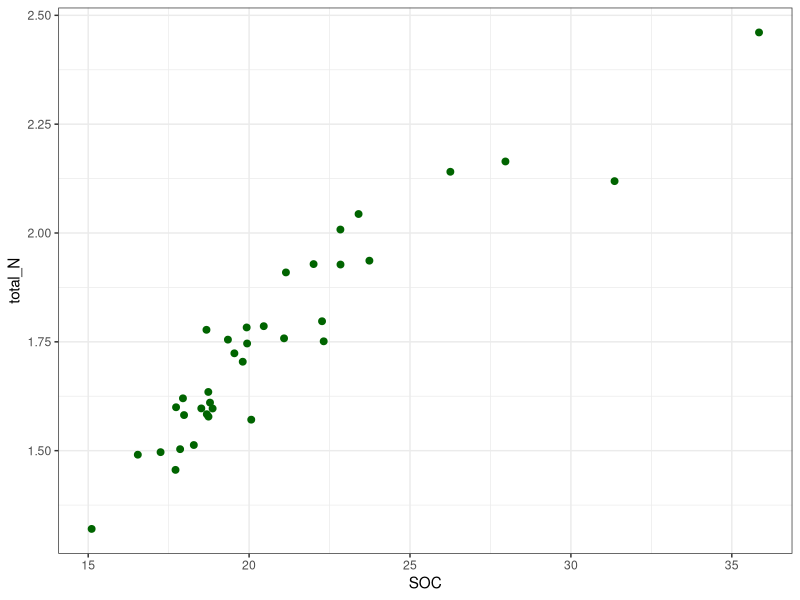
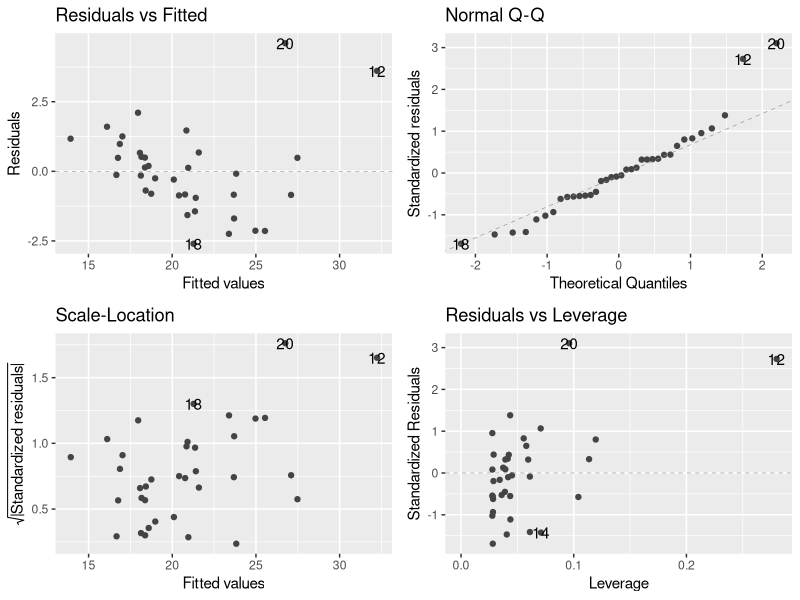
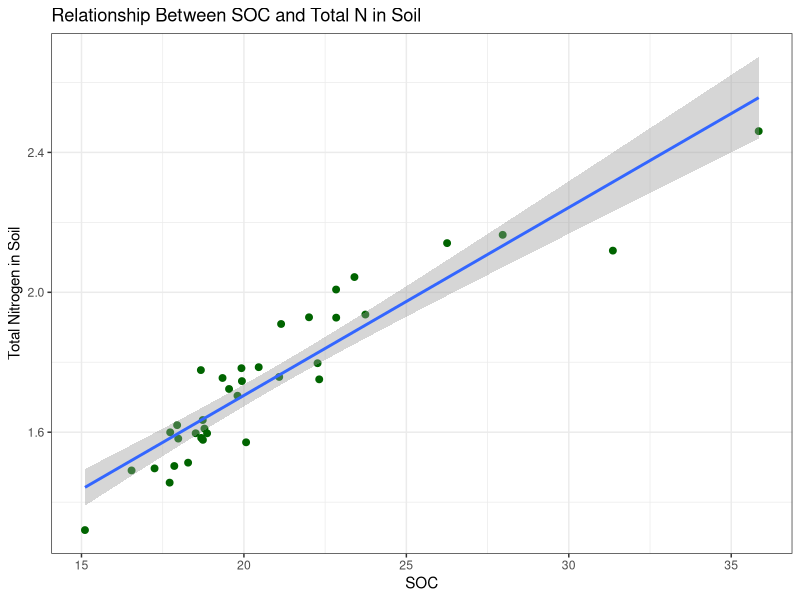

Here is the R script that generated these plots, in order:
## ---- chunk 1
# set up R and clear R's brain
rm(list=ls())
library(tidyverse)
library(multcomp)
library(dplyr)
library(ggfortify)
library(here)
## ---- chunk 2
# read in cleaned file 
total_N_SOC <-  read_csv(here("Data", "SOC_total_N_clean.csv"))
## ---- chunk 3
# using glimpse() and view() to look at data 
glimpse(total_N_SOC)
view(total_N_SOC)
## ---- chunk 4
# find the mean and sd of total N
total_N_SOC|> summarise(
  mean_total_N = mean(total_N, na.rm = T),
  sd_total_N = sd(total_N, na.rm = T))

# find the mean and sd of SOC 
total_N_SOC |> summarise(
  mean_SOC = mean(SOC, na.rm = T), 
  sd_SOC = sd(SOC, na.rm = T))
## ---- chunk 5
# plot the relationships 
ggplot(total_N_SOC, 
  aes(x = SOC, y = total_N)) +
  geom_point(color = "darkgreen", size = 2) +
  theme_bw()
## ---- chunk 6
# make a model 
N_SOC_mod <- lm(SOC ~ total_N, data = total_N_SOC)
## ---- chunk 7
# check model assumptions
autoplot(N_SOC_mod, smooth.colour = NA)
## ---- chunk 8
# conduct test for regression model
anova(N_SOC_mod)
summary(N_SOC_mod)
## ---- chunk 9
# making a clean model
ggplot(total_N_SOC, aes(x = SOC, y = total_N)) +
  geom_point(color = "darkgreen", size = 2) + 
  geom_smooth(method = 'lm') +
  labs( 
    title = "Relationship Between SOC and Total N in Soil",
    x = "SOC",
    y = "Total Nitrogen in Soil") +
  theme_bw()
